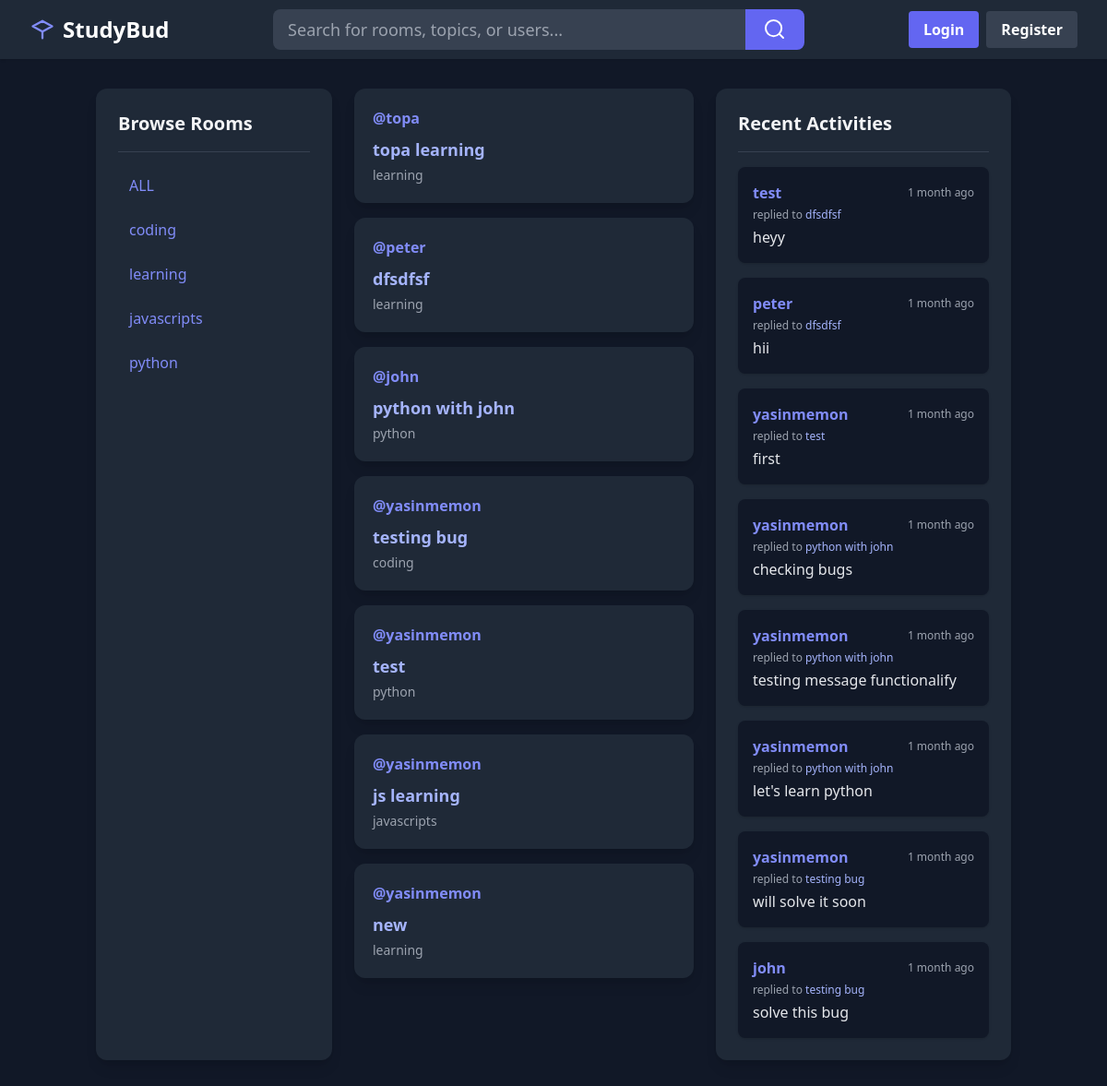
Before: / with the older database file.
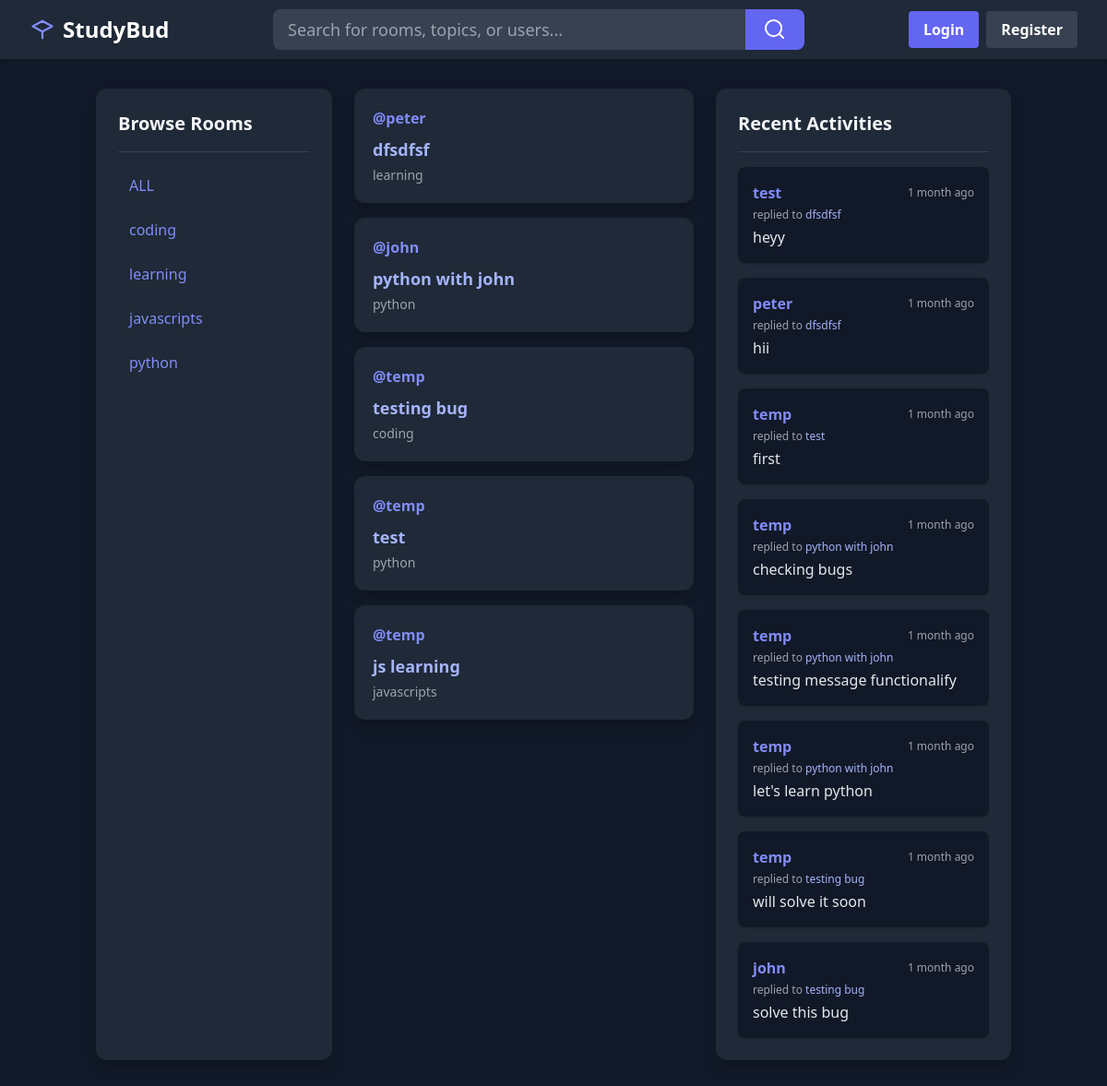
After: the same page with the newer database file.
### base/models.py (models this page shows)
class Topic(models.Model):
    name = models.CharField(max_length=200)
    def __str__(self):
        return self.name

class Room(models.Model):
    host = models.ForeignKey(User, on_delete=models.SET_NULL, null=True)
    topic = models.ForeignKey(Topic, on_delete=models.SET_NULL, null=True)
    name = models.CharField(max_length=200)
    description = models.TextField(null=True, blank=True)
    participants = models.ManyToManyField(User, related_name='participants', blank=True)
    updated = models.DateTimeField(auto_now=True)
    created = models.DateTimeField(auto_now_add=True)
    class Meta():
        ordering = ['-updated', '-created']
    def __str__(self):
        return self.name

class Message(models.Model):
    user = models.ForeignKey(User, on_delete=models.CASCADE)
    room = models.ForeignKey(Room, on_delete=models.CASCADE)
    body = models.TextField()
    updated = models.DateTimeField(auto_now=True)
    created = models.DateTimeField(auto_now_add=True)
    def __str__(self):
        return self.body[0:50]

### base/views.py (the view)
# urls.py: path('', views.home, name='home'),
def home(request):
    q = request.GET.get('q') if request.GET.get('q') != None else ''
    rooms = Room.objects.filter(Q(topic__name__icontains=q) |
                                Q(name__icontains=q) |
                                Q(description__icontains=q))
    topics = Topic.objects.all()
    room_count = rooms.count()
    msgs = Message.objects.all().order_by('-created')
    context = {'rooms': rooms, 'topics': topics, 'room_count': room_count, 'msgs': msgs}
    return render(request, 'base/index.html', context)

### base/templates/base/index.html (shortened to what this page needs)
{% extends 'main.html' %} {% block content %}
<div class="flex flex-col md:flex-row gap-6 min-h-[80vh]">
  {% include 'base/topics_components.html' %}
  <main class="flex-1">
     {% include 'base/feed_component.html' %}
  </main>
  {% include 'base/activity_components.html' %}
</div>
{% endblock %}

### templates/main.html (shortened to what this page needs)
<!DOCTYPE html>
<html lang="en">
  <head>
    <script src="https://cdn.tailwindcss.com"></script>
  </head>
  <body class="bg-gray-900 text-gray-100 min-h-screen">
    {% include 'Navbar.html' %}
    <div class="container mx-auto px-4 py-8">
      {% block content %}
      {% endblock %}
    </div>
  </body>
</html>

### templates/Navbar.html
<nav class="bg-gray-800 shadow">
  <div class="max-w-7xl mx-auto px-4 sm:px-6 lg:px-8">
    <div class="flex justify-between h-16 items-center">
      <div class="flex items-center gap-2">
        <svg xmlns="http://www.w3.org/2000/svg" class="h-7 w-7 text-indigo-400" fill="none" viewBox="0 0 24 24" stroke="currentColor"><path stroke-linecap="round" stroke-linejoin="round" stroke-width="2" d="M12 14l9-5-9-5-9 5 9 5zm0 0v6m0-6l-9-5m9 5l9-5" /></svg>
        <a class="text-2xl font-bold text-white" href="{% url 'home' %}">StudyBud</a>
      </div>
      <div class="flex-1 flex items-center justify-center">
        <form method="GET" action="{% url 'home' %}" class="w-full max-w-xl flex">
          <input
            class="flex-1 rounded-l-lg bg-gray-700 text-gray-100 px-4 py-2 focus:outline-none focus:ring-2 focus:ring-indigo-400 text-lg"
            type="text"
            placeholder="Search for rooms, topics, or users..."
            aria-label="Search"
            name="q"
          />
          <button
            class="rounded-r-lg bg-indigo-500 hover:bg-indigo-600 px-5 py-2 text-white text-lg"
            type="submit"
          >
            <svg xmlns="http://www.w3.org/2000/svg" class="h-6 w-6" fill="none" viewBox="0 0 24 24" stroke="currentColor">
              <path stroke-linecap="round" stroke-linejoin="round" stroke-width="2" d="M21 21l-4.35-4.35m0 0A7.5 7.5 0 104.5 4.5a7.5 7.5 0 0012.15 12.15z" />
            </svg>
          </button>
        </form>
      </div>
      <div class="flex items-center gap-2">
        {% if user.is_authenticated %}
        <div class="relative ml-2" id="profileDropdownContainer">
          <button id="profileDropdownBtn" type="button" class="flex items-center focus:outline-none">
            <span class="inline-block h-9 w-9 rounded-full bg-gray-600 flex items-center justify-center text-white text-lg font-bold">
              {{ user.username|slice:":1"|upper }}
            </span>
            <svg class="ml-1 w-4 h-4 text-white" fill="none" stroke="currentColor" viewBox="0 0 24 24"><path stroke-linecap="round" stroke-linejoin="round" stroke-width="2" d="M19 9l-7 7-7-7"/></svg>
          </button>
          <div id="profileDropdownMenu" class="absolute right-0 mt-2 w-40 bg-gray-800 border border-gray-700 rounded shadow-lg py-2 z-20 hidden">
            <a href="{% url 'update-profile' %}" class="block px-4 py-2 text-gray-100 hover:bg-gray-700">Edit Profile</a>
            <a href="logout" class="block px-4 py-2 text-gray-100 hover:bg-gray-700">Logout</a>
          </div>
        </div>
        <script>
          const btn = document.getElementById('profileDropdownBtn');
          const menu = document.getElementById('profileDropdownMenu');
          const container = document.getElementById('profileDropdownContainer');
          btn.addEventListener('click', function(event) {
            event.stopPropagation();
            menu.classList.toggle('hidden');
          });
          document.addEventListener('click', function(event) {
            if (!container.contains(event.target)) {
              menu.classList.add('hidden');
            }
          });
        </script>
        {% else %}
        <a href="{% url 'login' %}" class="text-white bg-indigo-500 hover:bg-indigo-600 px-4 py-2 rounded transition font-semibold">Login</a>
        <a href="{% url 'register' %}" class="text-white bg-gray-700 hover:bg-indigo-400 px-4 py-2 rounded transition font-semibold">Register</a>
        {% endif %}
      </div>
    </div>
  </div>
</nav>

### base/templates/base/topics_components.html
<aside
  class="w-full md:w-64 bg-gray-800 rounded-xl p-6 shadow-lg flex-shrink-0 mb-6 md:mb-0"
>
  <h3 class="text-xl font-bold text-gray-100 mb-4">Browse Rooms</h3>
  <div class="border-b border-gray-700 mb-4"></div>
  {% if topics %}
  <ul class="space-y-2">
    <li>
      <a
        href="{% url 'home' %}"
        class="block px-3 py-2 rounded-lg text-indigo-400 hover:bg-gray-700 transition"
        >ALL</a
      >
    </li>
    {% for topic in topics %}
    <li>
      <a
        href="{% url 'home' %}?q={{ topic.name }}"
        class="block px-3 py-2 rounded-lg text-indigo-400 hover:bg-gray-700 transition"
        >{{ topic.name }}</a
      >
    </li>
    {% endfor %}
  </ul>
  {% else %}
  <div class="bg-gray-700 text-gray-300 rounded p-3 mt-4">
    No topics available at the moment.
  </div>
  {% endif %}
</aside>

### base/templates/base/feed_component.html (shortened to what this page needs)
<div class="space-y-4">
  {% if rooms %} {% for room in rooms %}
  <div
    class="bg-gray-800 rounded-xl shadow-lg p-5 flex flex-col md:flex-row md:items-center md:justify-between"
  >
    <div>
      <div class="flex items-center gap-2 mb-2">
        <a href="{% url 'profile' room.host.id %}" class="text-indigo-400 font-semibold"
          >@{{room.host.username}}</a
        >
      </div>
      <a
        href="{% url 'room' room.id %}"
        class="text-lg font-bold text-indigo-300 hover:underline"
        >{{room.name}}</a
      >
      <div class="text-gray-400 text-sm mt-1">{{room.topic}}</div>
    </div>
  </div>
  {% endfor %} {% else %}
  <div class="bg-gray-700 text-gray-300 rounded p-4">
    No rooms available at the moment.
  </div>
  {% endif %}
</div>

### base/templates/base/activity_components.html
<aside
  class="w-full md:w-80 bg-gray-800 rounded-xl p-6 shadow-lg flex-shrink-0"
>
  <h3 class="text-xl font-bold text-gray-100 mb-4">Recent Activities</h3>
  <div class="border-b border-gray-700 mb-4"></div>
  <div class="space-y-4">
    {% for msg in msgs %}
    <div class="bg-gray-900 rounded-lg p-4 shadow flex flex-col">
      <div class="flex items-center justify-between mb-1">
        <span class="text-indigo-400 font-semibold">
          <a href="{% url 'profile' msg.user.id %}"> {{ msg.user }} </a>
        </span>
        <span class="text-xs text-gray-400">{{msg.created|timesince}} ago</span>
      </div>
      <span class="text-gray-400 text-xs mb-1"
        >replied to <span class="text-indigo-300">{{msg.room}}</span></span
      >
      <p class="text-gray-200">{{ msg }}</p>
    </div>
    {% empty %}
    <div class="bg-gray-700 text-gray-300 rounded p-4">
      No recent activities.
    </div>
    {% endfor %}
  </div>
</aside>

Changed rows visible on the page:
removed Room: host.username "topa", name "topa learning", topic "learning"
removed Room: host.username "yasinmemon", name "new", topic "learning"
changed through a linked row, Room "testing bug": host.username "yasinmemon" → "temp"
changed through a linked row, Room "test": host.username "yasinmemon" → "temp"
changed through a linked row, Room "js learning": host.username "yasinmemon" → "temp"
changed through a linked row, Message "first": user "yasinmemon" → "temp"
changed through a linked row, Message "checking bugs": user "yasinmemon" → "temp"
changed through a linked row, Message "testing message functionalify": user "yasinmemon" → "temp"
changed through a linked row, Message "let's learn python": user "yasinmemon" → "temp"
changed through a linked row, Message "will solve it soon": user "yasinmemon" → "temp"
